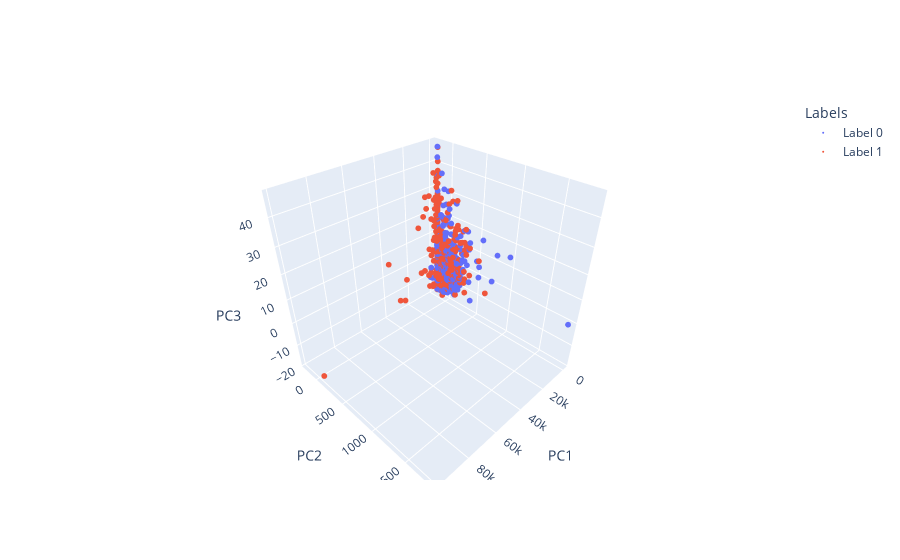

Notebook cell for this chart:
### Code cell
# Assuming embed and y are your data arrays
# embed is a 2D numpy array with shape (n_samples, 3)
# y is a 1D numpy array with shape (n_samples,)

# Define unique labels
unique_labels = np.unique(y)

# Define colors for each label
colors = px.colors.qualitative.Plotly[:len(unique_labels)]

# Create a scatter plot for each label
fig = go.Figure()

for label, color in zip(unique_labels, colors):
    indices = y == label
    fig.add_trace(go.Scatter3d(
        x=embed[indices, 0],
        y=embed[indices, 1],
        z=embed[indices, 2],
        mode='markers',
        marker=dict(size=2, color=color),
        name=f'Label {label}'
    ))

# Update axis labels
fig.update_layout(
    scene=dict(
        xaxis_title='PC1',
        yaxis_title='PC2',
        zaxis_title='PC3'
    ),
    legend_title='Labels'
)

# Show plot
fig.show()

### Figure 1 — Plotly figure (JSON) as saved in the notebook; plotly's stock layout.template omitted (floating-point values rounded to 4 significant figures; data arrays with more than 128 entries replaced by an {"elided": "..."} marker saying what was removed)
{"data": [{"marker": {"color": "#636EFA", "size": 2}, "mode": "markers", "name": "Label 0", "type": "scatter3d", "x": {"elided": "383 float values"}, "y": {"elided": "383 float values"}, "z": {"elided": "383 float values"}}, {"marker": {"color": "#EF553B", "size": 2}, "mode": "markers", "name": "Label 1", "type": "scatter3d", "x": {"elided": "307 float values"}, "y": {"elided": "307 float values"}, "z": {"elided": "307 float values"}}], "layout": {"legend": {"title": {"text": "Labels"}}, "scene": {"xaxis": {"title": {"text": "PC1"}}, "yaxis": {"title": {"text": "PC2"}}, "zaxis": {"title": {"text": "PC3"}}}}}
